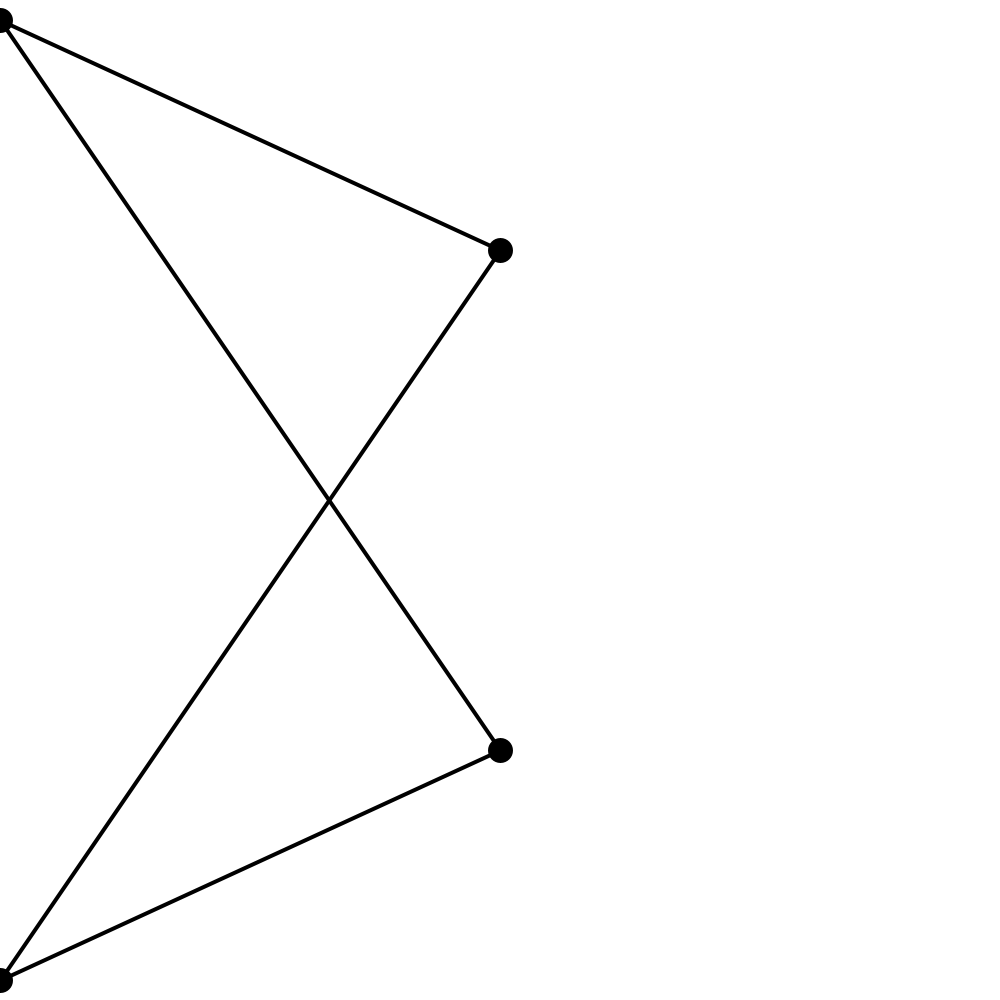
Frame 1 (no input)
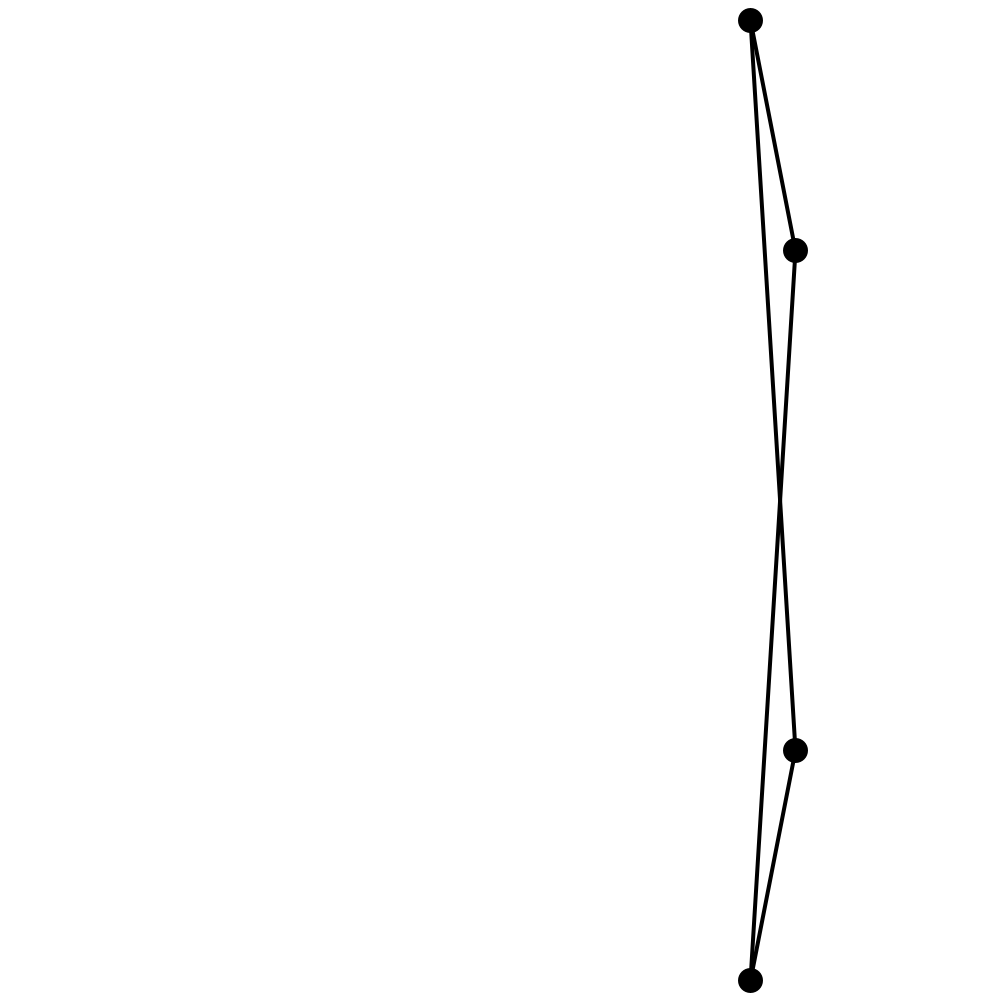
Frame 60 (the mouse pressed at the canvas centre just before this capture)
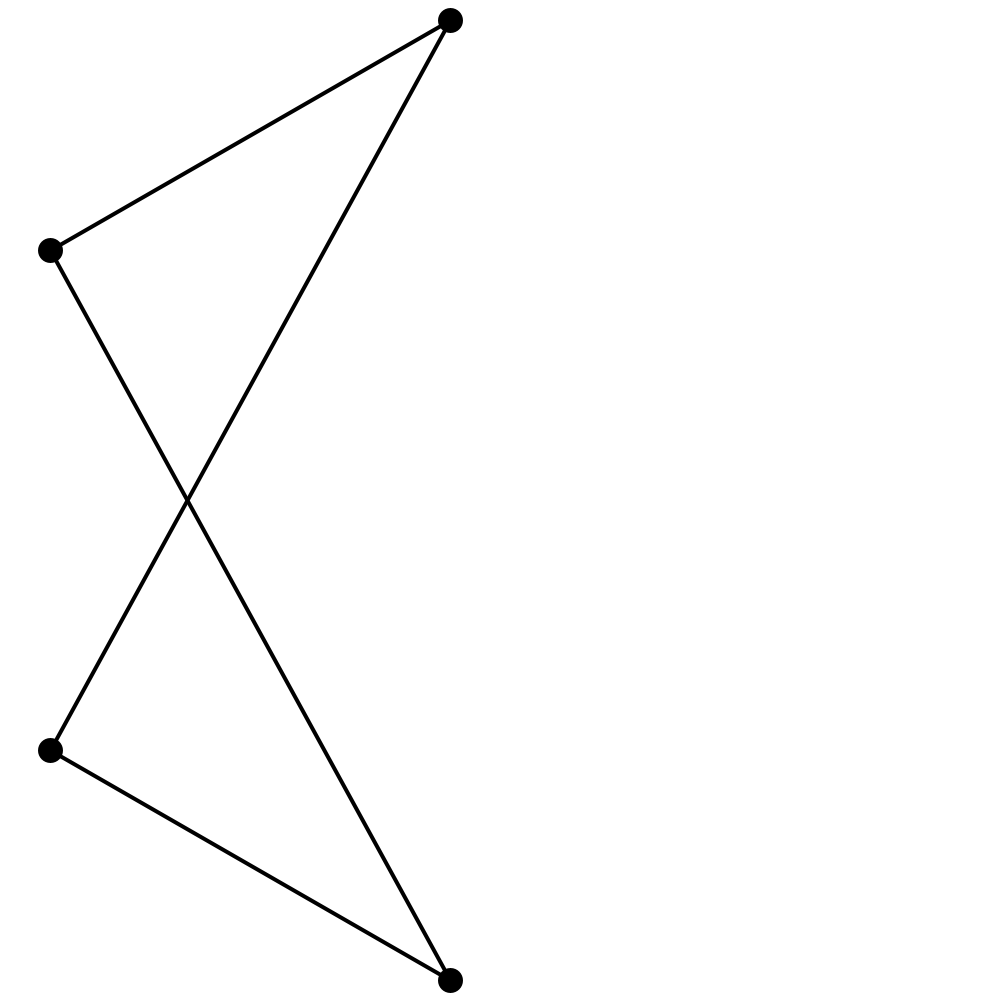
Frame 120 (the mouse held since frame 60 and released just before this capture)

The Processing sketch that drew these frames (run headless with seeded random() and noise(); from frame 60 on, the mouse is pressed at the canvas centre):

// Processing sketch: processing_64357
// ── processing_64357.pde

int circle1X;
int circle2X;
int circle3X;
int circle4X;

void setup() {
  size(1000, 1000);
  circle1X = 0;
  circle2X = 500;
  circle3X = 0;
  circle4X = 500;
  strokeWeight(25);
  stroke(0);
}

void draw()
{
  background(255);
  strokeWeight(25);
  //top circle
  point(circle1X, 20);
  circle1X = circle1X - 5;
  if (circle1X < -20)
  {
    circle1X = 1020;
  }
  //second circle down
  point(circle2X, 250);
  circle2X = circle2X + 5;
  if (circle2X > 1020)
  {
    circle2X = -20;
  }
  //last circle
   point(circle3X, 980);
  circle3X = circle3X - 5;
  if (circle3X < -20)
  {
    circle3X = 1020;
  }
  //third circle down
    point(circle4X, 750);
  circle4X = circle4X + 5;
  if (circle4X > 1020)
  {
    circle4X = -20;
  }
  strokeWeight(4);
  line(circle1X+5, 20, circle4X-5, 750);
  line(circle1X+5, 20, circle2X-5, 250);
  line(circle3X+5, 980, circle4X-5, 750);
  line(circle3X+5, 980, circle2X-5, 250);
}
